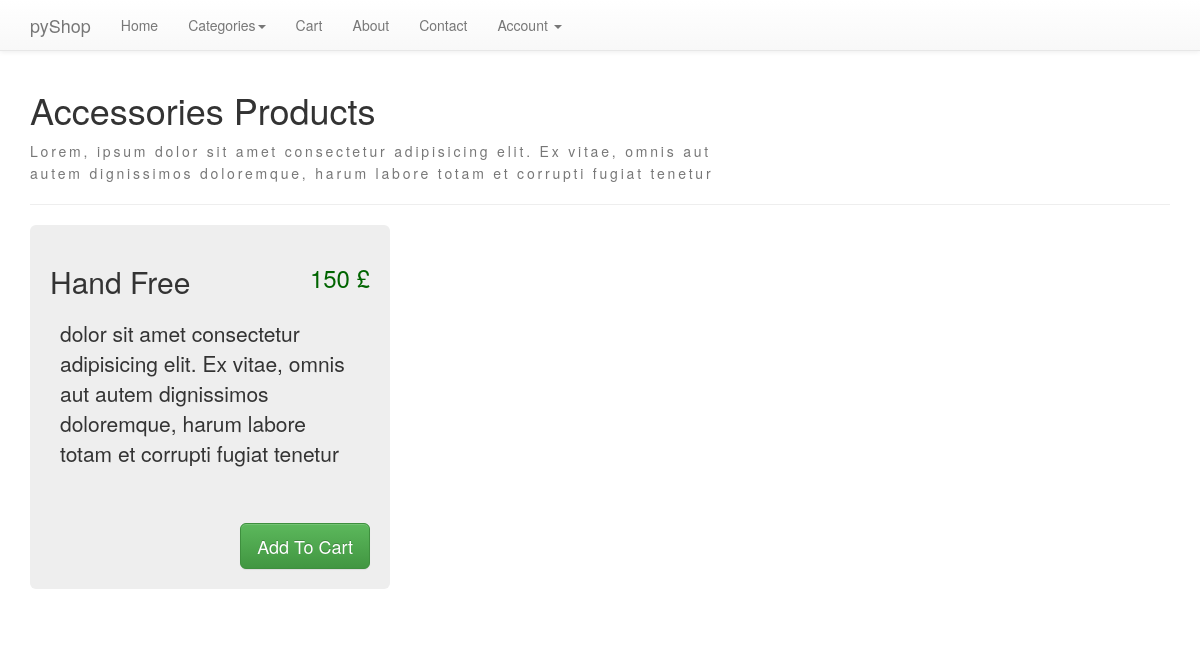
The page /categories/3/ on the database its author committed.
### products/models.py (models this page shows, shortened)
class category(models.Model):
    name = models.CharField(max_length=200)
    description = models.CharField(max_length=1000)

class product(models.Model):
    name = models.CharField(max_length=300)
    description = models.CharField(max_length=1000)
    price = models.IntegerField()
    category = models.ForeignKey(category, on_delete=models.CASCADE)

### products/views.py (the view)
# urls.py: url(r'^categories/(?P<category_id>[0-9]+)/$', products_views.categoryFunc, name='category'),
def categoryFunc(request, category_id):
    categories = category.objects.all()
    curr_category = category.objects.get(pk=category_id)
    products = product.objects.filter(category=curr_category)
    title = curr_category.name + " Products"
    context = {'title': title, 'category': curr_category, 'products': products, 'categories': categories}
    template = 'category.html'
    return render(request, template, context)

### products/templates/category.html (shortened to what this page needs)
{% extends 'base.html' %}
{% block content %}
    <h1>{{ title }}</h1>
    <p style="width: 60%; letter-spacing: .2em; line-height: 1.6em; color: #777">{{ category.description }}</p>
    <hr>
    <div class="row">
    {% for product in products %}
        <div class="col-md-4">
            <div class="jumbotron" style="padding: 20px; position: relative;">
                <h3 style="position: absolute; right: 20px; top: 20px; color: darkgreen">{{ product.price }} &pound;</h3>
                <h2>{{ product.name }}</h2>
                <p class="" style="padding: 10px; height: 200px;">
                    {{ product.description }}
                </p>
                <p><a class="btn btn-success btn-lg" style="float:right" href="/categories/{{ category.pk }}/products/{{ product.pk }}/" role="button">Add To Cart</a></p>
            </div>
        </div>
    {% endfor %}
    </div>
{% endblock %}

### static/static/css/theme.css (style rules this page uses)
body { padding-top: 70px; padding-bottom: 30px; }

### rows shown on the page
category: description "Lorem, ipsum dolor sit amet consectetur adipisicing elit. Ex vitae, omnis aut autem dignissimos doloremque, harum labore totam et corrupti fugiat tenetur"
product: price "150", name "Hand Free", description "dolor sit amet consectetur adipisicing elit. Ex vitae, omnis aut autem dignissimos doloremque, harum labore totam et corrupti fugiat tenetur"

### other values the page prints
{{ title }} "Accessories Products"
